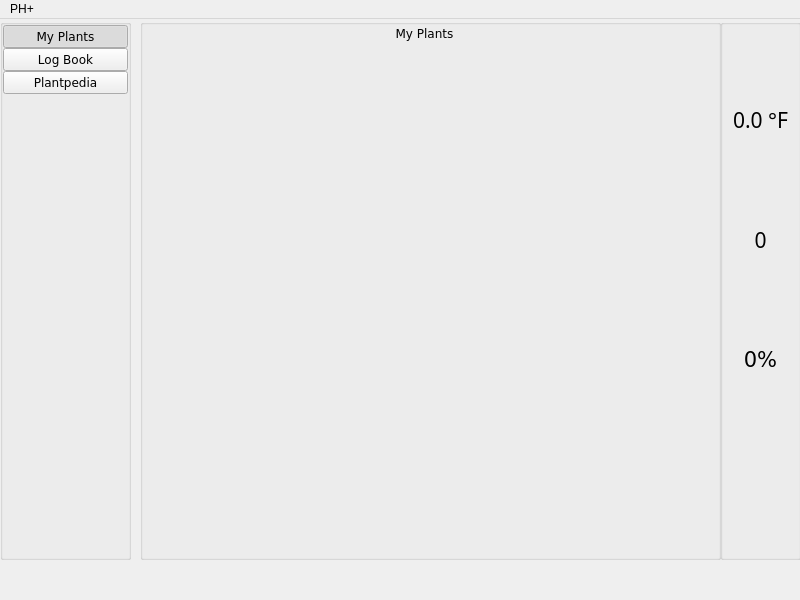
<?xml version="1.0" encoding="UTF-8"?>
<ui version="4.0">
 <class>MainWindow</class>
 <widget class="QMainWindow" name="MainWindow">
  <property name="geometry">
   <rect>
    <x>0</x>
    <y>0</y>
    <width>800</width>
    <height>600</height>
   </rect>
  </property>
  <property name="windowTitle">
   <string>MainWindow</string>
  </property>
  <widget class="QWidget" name="centralwidget">
   <widget class="QGroupBox" name="Tab">
    <property name="geometry">
     <rect>
      <x>0</x>
      <y>0</y>
      <width>131</width>
      <height>541</height>
     </rect>
    </property>
    <property name="minimumSize">
     <size>
      <width>131</width>
      <height>541</height>
     </size>
    </property>
    <property name="title">
     <string/>
    </property>
    <property name="alignment">
     <set>Qt::AlignmentFlag::AlignLeading|Qt::AlignmentFlag::AlignLeft|Qt::AlignmentFlag::AlignTop</set>
    </property>
    <layout class="QVBoxLayout" name="verticalLayout">
     <property name="spacing">
      <number>0</number>
     </property>
     <property name="leftMargin">
      <number>0</number>
     </property>
     <property name="topMargin">
      <number>0</number>
     </property>
     <property name="rightMargin">
      <number>0</number>
     </property>
     <property name="bottomMargin">
      <number>0</number>
     </property>
     <item>
      <widget class="QPushButton" name="myplants_tab">
       <property name="font">
        <font>
         <family>Verdana</family>
        </font>
       </property>
       <property name="text">
        <string>My Plants</string>
       </property>
       <property name="checkable">
        <bool>true</bool>
       </property>
       <property name="checked">
        <bool>true</bool>
       </property>
       <attribute name="buttonGroup">
        <string notr="true">buttonGroup</string>
       </attribute>
      </widget>
     </item>
     <item>
      <widget class="QPushButton" name="logbook_tab">
       <property name="font">
        <font>
         <family>Verdana</family>
        </font>
       </property>
       <property name="text">
        <string>Log Book</string>
       </property>
       <property name="checkable">
        <bool>true</bool>
       </property>
       <attribute name="buttonGroup">
        <string notr="true">buttonGroup</string>
       </attribute>
      </widget>
     </item>
     <item>
      <widget class="QPushButton" name="plantpedia_tab">
       <property name="font">
        <font>
         <family>Verdana</family>
        </font>
       </property>
       <property name="cursor">
        <cursorShape>WaitCursor</cursorShape>
       </property>
       <property name="text">
        <string>Plantpedia</string>
       </property>
       <property name="checkable">
        <bool>true</bool>
       </property>
       <attribute name="buttonGroup">
        <string notr="true">buttonGroup</string>
       </attribute>
      </widget>
     </item>
     <item>
      <spacer name="verticalSpacer">
       <property name="orientation">
        <enum>Qt::Orientation::Vertical</enum>
       </property>
       <property name="sizeHint" stdset="0">
        <size>
         <width>20</width>
         <height>40</height>
        </size>
       </property>
      </spacer>
     </item>
    </layout>
   </widget>
   <widget class="QGroupBox" name="PlantUI">
    <property name="geometry">
     <rect>
      <x>140</x>
      <y>0</y>
      <width>581</width>
      <height>541</height>
     </rect>
    </property>
    <property name="title">
     <string/>
    </property>
    <widget class="QStackedWidget" name="stackedWidget">
     <property name="geometry">
      <rect>
       <x>-11</x>
       <y>-1</y>
       <width>601</width>
       <height>541</height>
      </rect>
     </property>
     <property name="font">
      <font>
       <family>Verdana</family>
      </font>
     </property>
     <widget class="QWidget" name="myplants_page">
      <widget class="QLabel" name="myplants_title">
       <property name="geometry">
        <rect>
         <x>0</x>
         <y>0</y>
         <width>591</width>
         <height>31</height>
        </rect>
       </property>
       <property name="text">
        <string>My Plants</string>
       </property>
       <property name="alignment">
        <set>Qt::AlignmentFlag::AlignCenter</set>
       </property>
      </widget>
     </widget>
     <widget class="QWidget" name="logbook_page">
      <widget class="QLabel" name="logbook_title">
       <property name="geometry">
        <rect>
         <x>0</x>
         <y>0</y>
         <width>591</width>
         <height>31</height>
        </rect>
       </property>
       <property name="text">
        <string>Log Book</string>
       </property>
       <property name="alignment">
        <set>Qt::AlignmentFlag::AlignCenter</set>
       </property>
      </widget>
     </widget>
     <widget class="QWidget" name="plantpedia_page">
      <widget class="QLabel" name="plantpedia_title">
       <property name="geometry">
        <rect>
         <x>0</x>
         <y>0</y>
         <width>591</width>
         <height>31</height>
        </rect>
       </property>
       <property name="font">
        <font>
         <family>Verdana</family>
        </font>
       </property>
       <property name="text">
        <string>Plantpedia</string>
       </property>
       <property name="alignment">
        <set>Qt::AlignmentFlag::AlignCenter</set>
       </property>
      </widget>
     </widget>
    </widget>
   </widget>
   <widget class="QGroupBox" name="Conditions">
    <property name="geometry">
     <rect>
      <x>720</x>
      <y>0</y>
      <width>81</width>
      <height>541</height>
     </rect>
    </property>
    <property name="title">
     <string/>
    </property>
    <widget class="QLabel" name="temp_label">
     <property name="geometry">
      <rect>
       <x>0</x>
       <y>90</y>
       <width>81</width>
       <height>21</height>
      </rect>
     </property>
     <property name="font">
      <font>
       <family>American Typewriter</family>
       <pointsize>16</pointsize>
      </font>
     </property>
     <property name="text">
      <string>0.0 °F</string>
     </property>
     <property name="alignment">
      <set>Qt::AlignmentFlag::AlignCenter</set>
     </property>
    </widget>
    <widget class="QLabel" name="uv_image">
     <property name="geometry">
      <rect>
       <x>0</x>
       <y>120</y>
       <width>81</width>
       <height>81</height>
      </rect>
     </property>
     <property name="font">
      <font>
       <pointsize>12</pointsize>
      </font>
     </property>
     <property name="text">
      <string/>
     </property>
     <property name="pixmap">
      <pixmap resource="images.qrc">:/images/images/uv.png</pixmap>
     </property>
     <property name="scaledContents">
      <bool>true</bool>
     </property>
    </widget>
    <widget class="QLabel" name="uv_label">
     <property name="geometry">
      <rect>
       <x>0</x>
       <y>210</y>
       <width>81</width>
       <height>21</height>
      </rect>
     </property>
     <property name="font">
      <font>
       <family>American Typewriter</family>
       <pointsize>16</pointsize>
      </font>
     </property>
     <property name="text">
      <string>0</string>
     </property>
     <property name="alignment">
      <set>Qt::AlignmentFlag::AlignCenter</set>
     </property>
    </widget>
    <widget class="QLabel" name="humid_label">
     <property name="geometry">
      <rect>
       <x>0</x>
       <y>330</y>
       <width>81</width>
       <height>21</height>
      </rect>
     </property>
     <property name="font">
      <font>
       <family>Verdana</family>
       <pointsize>16</pointsize>
       <bold>false</bold>
      </font>
     </property>
     <property name="text">
      <string>0%</string>
     </property>
     <property name="alignment">
      <set>Qt::AlignmentFlag::AlignCenter</set>
     </property>
    </widget>
    <widget class="QLabel" name="temp_image">
     <property name="geometry">
      <rect>
       <x>0</x>
       <y>10</y>
       <width>71</width>
       <height>71</height>
      </rect>
     </property>
     <property name="font">
      <font>
       <pointsize>12</pointsize>
      </font>
     </property>
     <property name="text">
      <string/>
     </property>
     <property name="pixmap">
      <pixmap resource="images.qrc">:/images/images/thermometer_temp.png</pixmap>
     </property>
     <property name="scaledContents">
      <bool>true</bool>
     </property>
    </widget>
    <widget class="QLabel" name="humid_image">
     <property name="geometry">
      <rect>
       <x>-10</x>
       <y>230</y>
       <width>101</width>
       <height>101</height>
      </rect>
     </property>
     <property name="font">
      <font>
       <pointsize>12</pointsize>
      </font>
     </property>
     <property name="text">
      <string/>
     </property>
     <property name="pixmap">
      <pixmap resource="images.qrc">:/images/images/humidity.png</pixmap>
     </property>
     <property name="scaledContents">
      <bool>true</bool>
     </property>
    </widget>
   </widget>
  </widget>
  <widget class="QMenuBar" name="menubar">
   <property name="geometry">
    <rect>
     <x>0</x>
     <y>0</y>
     <width>800</width>
     <height>37</height>
    </rect>
   </property>
   <widget class="QMenu" name="menuPH">
    <property name="title">
     <string>PH+</string>
    </property>
   </widget>
   <addaction name="menuPH"/>
  </widget>
 </widget>
 <resources>
  <include location="images.qrc"/>
 </resources>
 <connections/>
 <buttongroups>
  <buttongroup name="buttonGroup"/>
 </buttongroups>
</ui>
